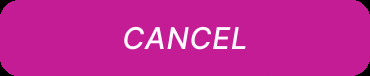
#> input picture cancel.png, 370 x 76 px
$ python -i utlis.py   (imports and definitions only)
#> lines starting #> are read from the running program, lines starting #| are printed output that depends on the picture; after the words box and inside, x2 and y2 are one past the last pixel; in counts of white or black regions, pixels touching at a corner belong together
#> further down, picture is the input picture: shape (76, 370, 3); mean B, G, R 150.9, 35, 195.8
import cv2
import numpy as np

def getContours(img, minArea=1000, filter=0, draw=False):
    # Check if the input image is empty
#> called with minArea = 1000, filter = 0, draw = False
    if img is None:
        print("Error: Input image is empty")
        return None, []

    # Check if the input image is grayscale
    if len(img.shape) == 2:
        imgGray = img
    else:
        # Convert image to grayscale
        imgGray = cv2.cvtColor(img, cv2.COLOR_BGR2GRAY)
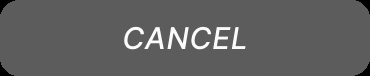
#> imgGray: shape (76, 370); min 0, max 251, mean 96.3

    # Apply Gaussian blur
    imgBlur = cv2.GaussianBlur(imgGray, (5, 5), 1)
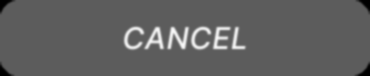
#> imgBlur: shape (76, 370); min 0, max 248, mean 96.3

    # Perform Canny edge detection
    imgCanny = cv2.Canny(imgBlur, 50, 50)
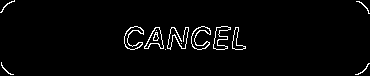
#> imgCanny: shape (76, 370); 2.7% white in thin lines or dots

    # Dilate the edges
    kernel = np.ones((5, 5))
    imgDil = cv2.dilate(imgCanny, kernel, iterations=1)
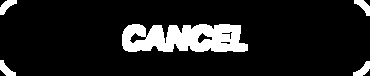
#> imgDil: shape (76, 370); 11.7% white; 5 white regions

    # Find contours
    contours, _ = cv2.findContours(imgDil, cv2.RETR_EXTERNAL, cv2.CHAIN_APPROX_SIMPLE)
#> contours = 5 contours; box (x1, y1, x2, y2) and area: (122, 24, 248, 52) 2764, (353, 61, 370, 76) 108, (0, 0, 17, 15) 108, (0, 60, 16, 76) 106, (354, 0, 370, 16) 106

    # Filter contours based on area and number of vertices
    finalContours = []
    for cnt in contours:
        area = cv2.contourArea(cnt)
        if area > minArea:
            peri = cv2.arcLength(cnt, True)
            approx = cv2.approxPolyDP(cnt, 0.02 * peri, True)
            if len(approx) == filter:
                finalContours.append(cnt)
                if draw:
                    cv2.drawContours(img, cnt, -1, (255, 0, 255), 7)
#> this loop made 5 passes
#> (area, peri) on pass 3: (2763.5, 404.2)
#> area on passes 1, 2, 4, 5: 107.5, 105.5, 105.5, 107.5
#> after the loop, finalContours = []

    return img, finalContours

>>> import cv2
>>> picture = cv2.imread('cancel.png')
>>> result = getContours(picture)
